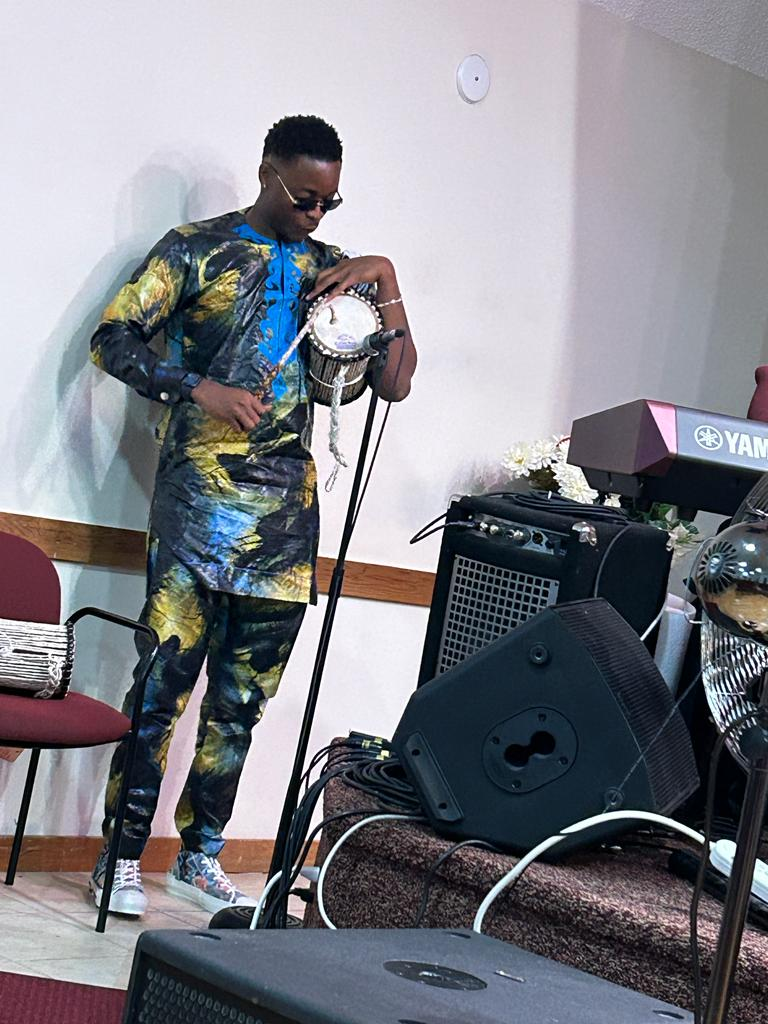
#> input picture WhatsApp Image 2023-10-04 at 21.18.08.jpg, 768 x 1024 px
$ python hpf.py
#> lines starting #> are read from the running program, lines starting #| are printed output that depends on the picture
import cv2
import numpy as np
from scipy import ndimage

kernel_3x3 = np.array([[-1, -1, -1],
                    [-1, 8, -1],
                    [-1, -1, -1]])
kernel_5x5 = np.array([[-1, -1, -1, -1, -1],
                        [-1, 1, 2, 1, -1],
                        [-1, 2, 4, 2, -1],
                        [-1, 1, 2, 1, -1],
                        [-1, -1, -1, -1, -1]])
img = cv2.imread("WhatsApp Image 2023-10-04 at 21.18.08.jpg",0)
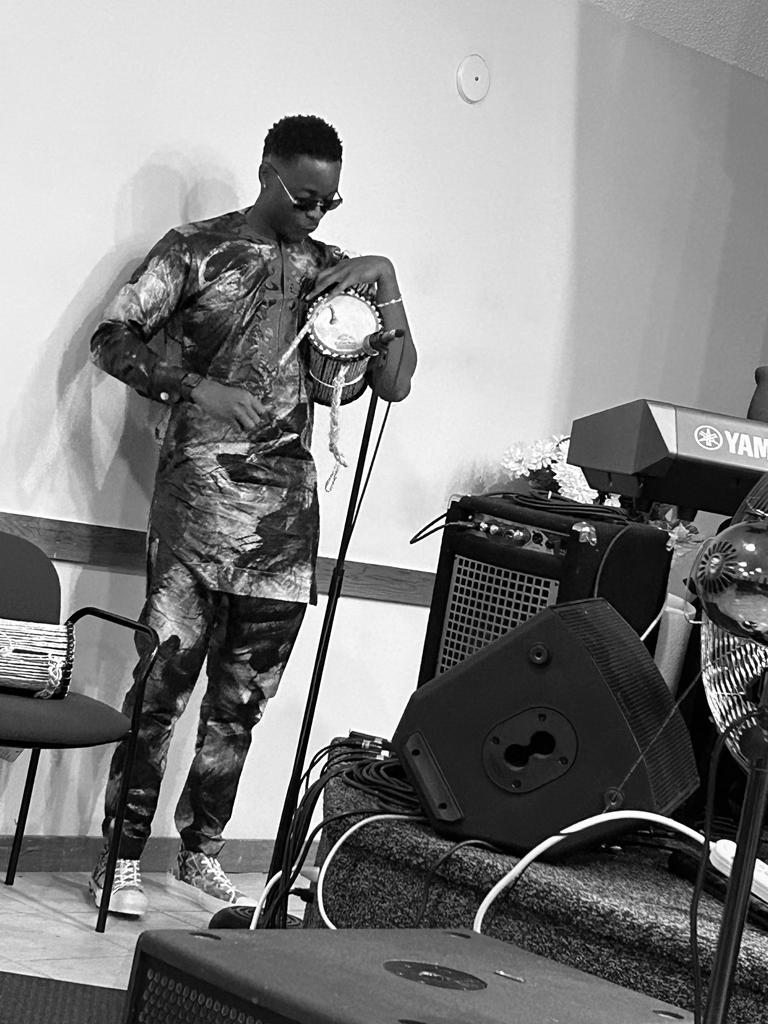
#> img: shape (1024, 768); min 0, max 255, mean 129.4
k3 = ndimage.convolve(img,kernel_3x3)
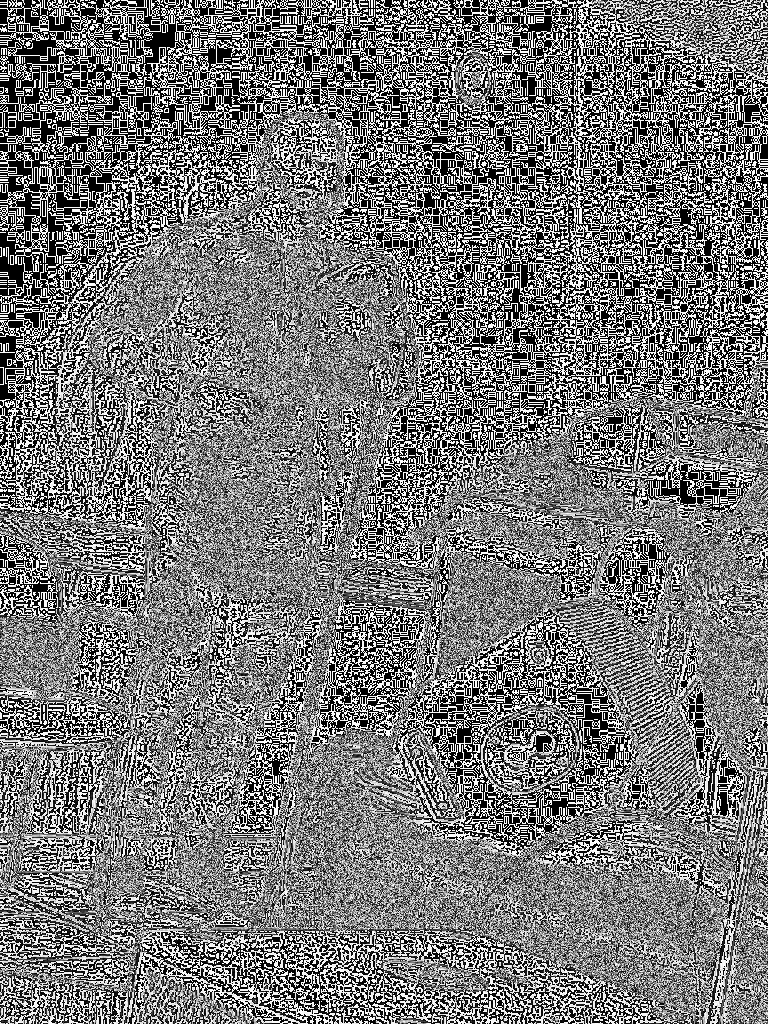
#> k3: shape (1024, 768); min 0, max 255, mean 119.7
k5 = ndimage.convolve(img,kernel_5x5)
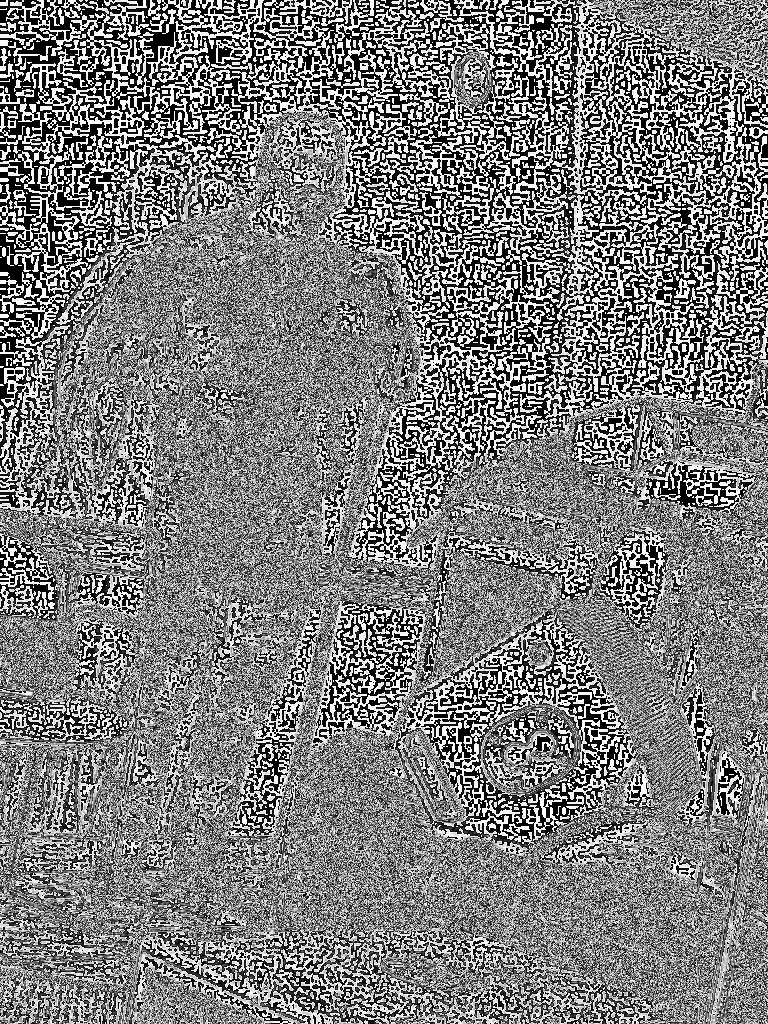
#> k5: shape (1024, 768); min 0, max 255, mean 125
blurred = cv2.GaussianBlur(img,(17,17),0)
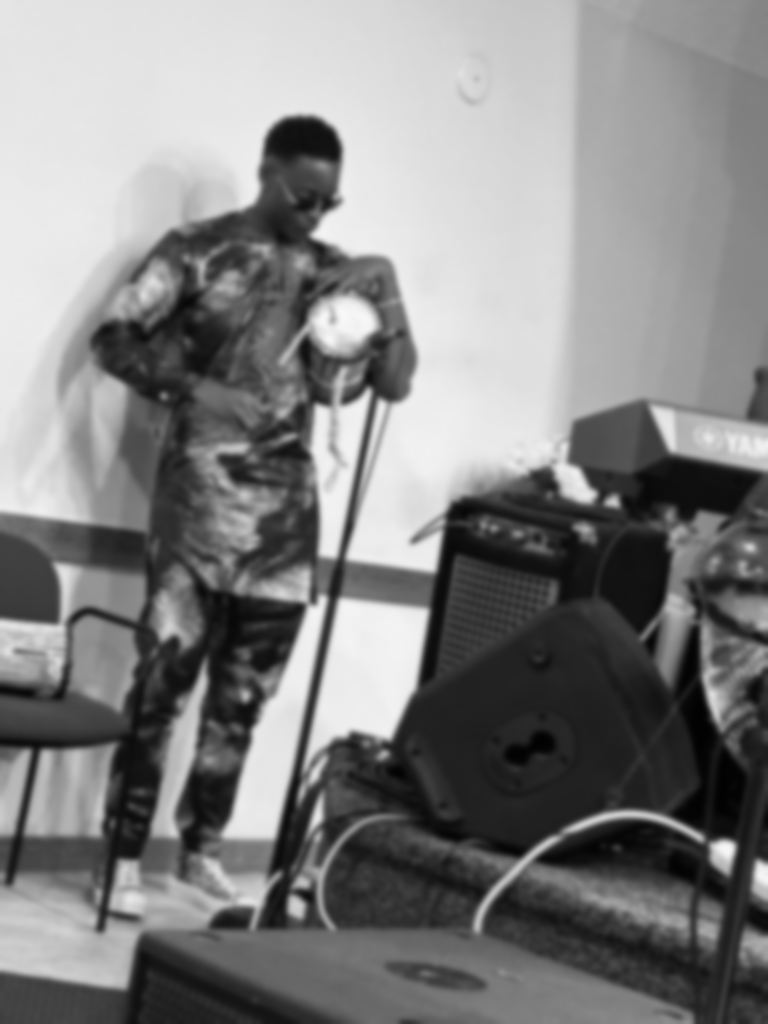
#> blurred: shape (1024, 768); min 1, max 248, mean 129.4
g_hpf = img - blurred
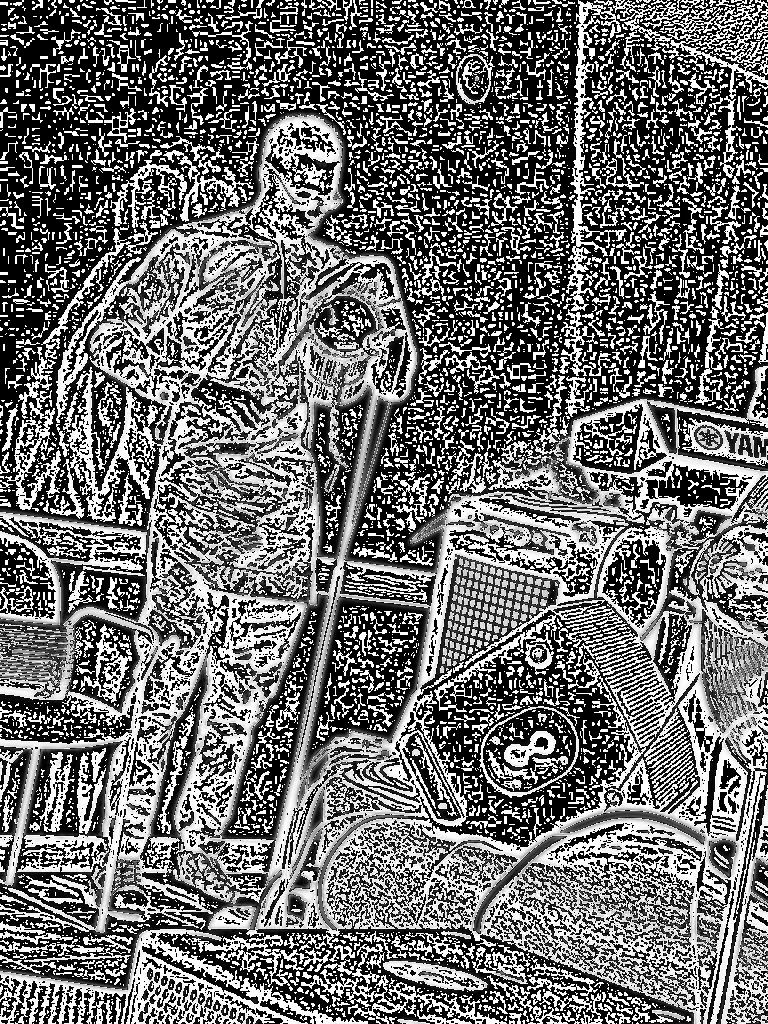
#> g_hpf: shape (1024, 768); min 0, max 255, mean 109.1
cv2.imshow("3x3",k3)
cv2.imshow("5x5",k5)
cv2.imshow("blurred",blurred)
cv2.imshow("g_hpf",g_hpf)
cv2.waitKey(0)
cv2.destroyAllWindows()
